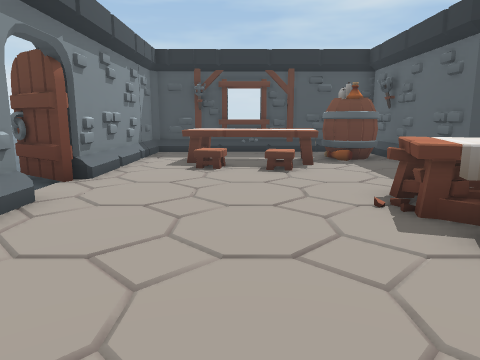
view 1 (above)

16 first-person views from a walk through a Unity game level. The camera is 1.3 m above the floor, tilts 10° down and sees 70° across. The floor is counted in squares, 1 m on a side. Each view is taken from the middle of a square. On the plan, view 1 faces up. The plan holds only what a view shows up to about 15 squares ahead; the rest is blank. The place goes on beyond the plan.

view 2
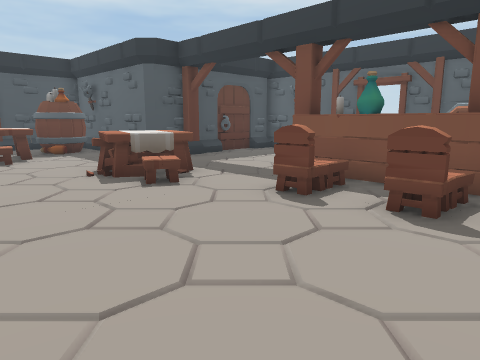

view 3
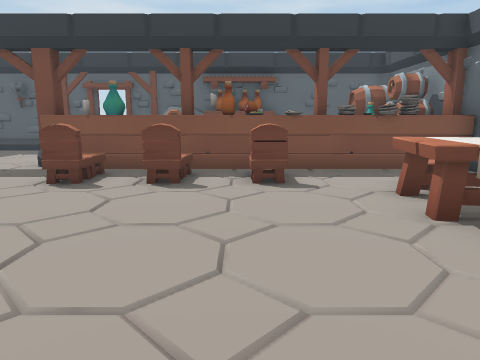

view 4
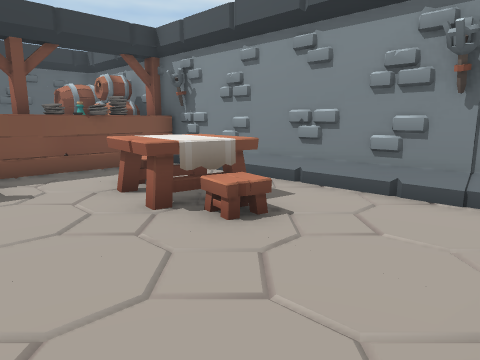

view 5
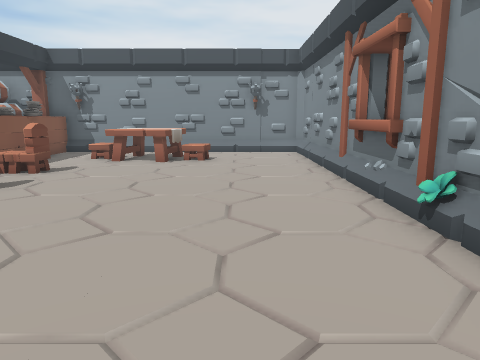

view 6
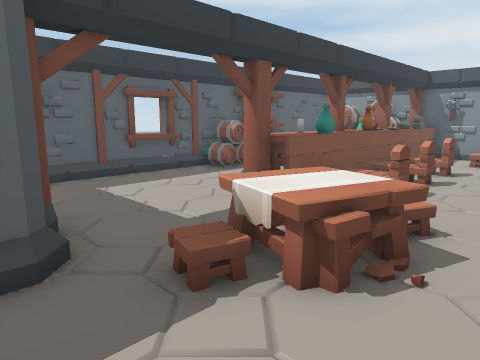

view 7
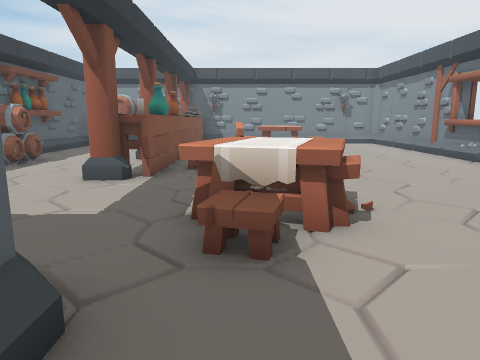

view 8
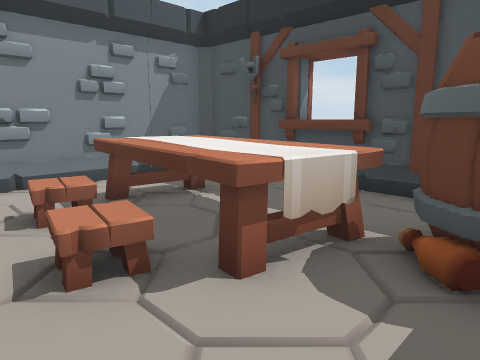

view 9
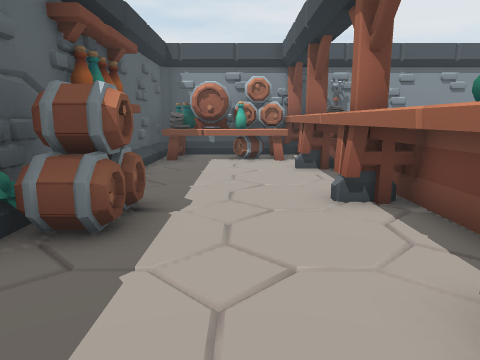

view 10
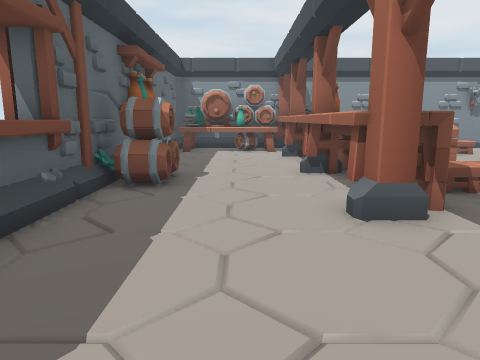

view 11
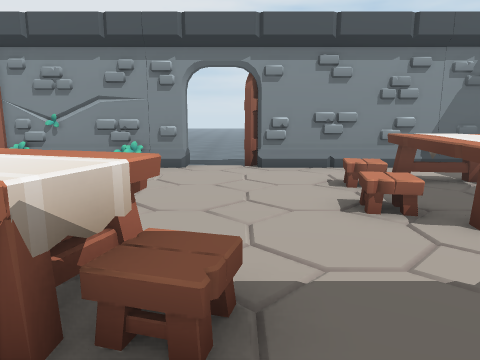

view 12
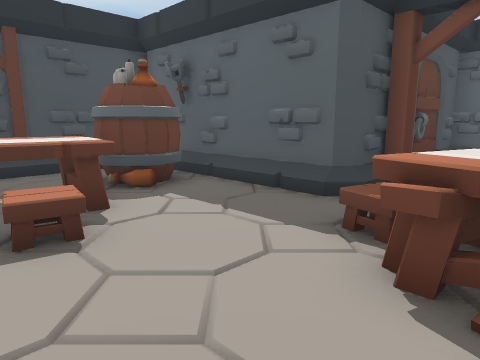

view 13
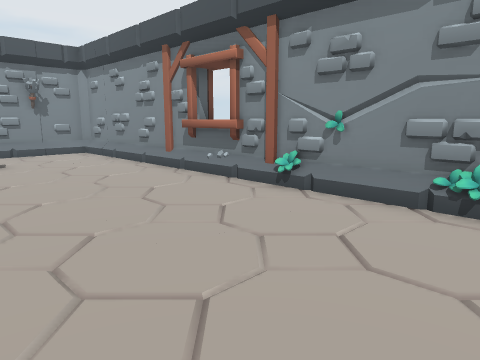

view 14
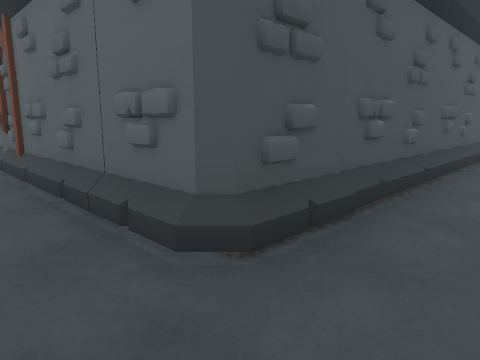

view 15
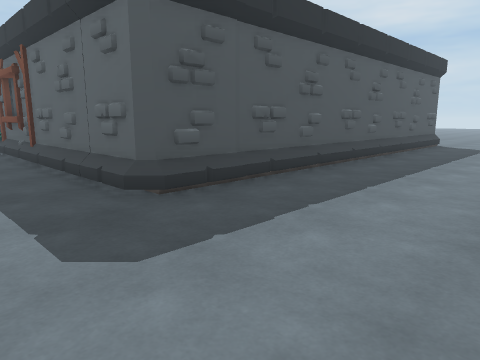

view 16
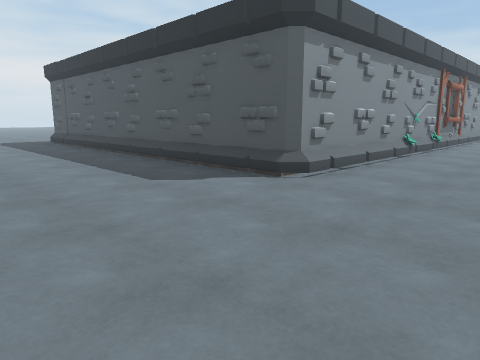

### Floor plan
Points are (right, up) in squares from view 1. A wall is a line through its corners. A room is listed if a view was taken in it or the views show most of it. See-through windows are left out.
Room 1 (views 1, 2, 3, 4, 5, 6, 7, 8, 9, 10, 11, 12, 13)
walls: (-3.3, 0.5) (-3.3, -2.5); (-3.4, 2) (-3.6, 0.8); (-3.7, 1.5) (-3.5, 0.7); (-3.7, 2.8) (-3.4, 1.3); (-3.4, 3.8) (-3.8, 1.9); (5.3, 7.8) (5.3, 13.6); (7.2, 7.4) (6.8, 7.4); (-3.6, 5.5) (-3.6, -9) (-3.3, -9.2) (6.5, -9.2); (11.5, 0.1) (12, 0.3); (11.6, 0.6) (11.6, 4.4); (8.8, 7.6) (8.6, 8); (11.6, 7.8) (5.6, 7.8) (5.3, 8.1); (7.6, -9.2) (11.6, -9.2) (11.9, -8.9) (11.9, 7.9); (3.5, 14.1) (0.6, 14.1); (4, 14.3) (0.5, 14.3); (-0.5, 14.3) (-1.5, 14.3); (-2.4, 14.3) (-3.3, 14.3) (-3.6, 14) (-3.6, 7.5)
low walls: (6.4, 7.6) (5.6, 7.6) (5.1, 8.1) (5.1, 9); (5.1, 9.1) (5.1, 11); (11.6, -0.4) (11.6, 0.5); (0.4, -8.9) (1.1, -8.9); (-1.5, -8.9) (-0.9, -8.9); (9.1, -8.9) (11.1, -8.9)
ways out: opening at (-4, 6.5) to room 2; opening at (0, 14.5) to room 2
objects: table (-2, 10) to (2, 12); table (1, -7) to (3, -6); table (2, 4) to (5, 6); table (3, 6); barrel (3, 11) to (4, 12); chair (4, -4) to (4, -3); chair (4, -2) to (4, -1); chair (4, 0) to (4, 1); table (4, 4); table (6, -9) to (7, -6); table (6, -5) to (7, -4); bottle (6, -3) to (7, -3); table (6, -2); table (6, -1) to (7, 0); bottle (6, 0); other object (6, 1) to (7, 1); table (6, 2) to (7, 2); other object (7, -2); table (8, -8) to (11, -7); other object (11, -1) to (11, 0)
Room 2 (views 14, 15, 16)
walls: (0.6, 14.1) (-1.1, 14.1); (0.5, 14.3) (-0.5, 14.3); (-0.5, 14.9) (-0.5, 14.1); (-3.7, 7.1) (-5.4, 8.3); (12.4, 0.7) (12.4, -2.6); (12.6, -1.3) (12.3, -2.6); (-4.3, -2.5) (-4.3, 0.2); (12.4, -3.5) (12.4, -9.9); (12.5, -9.3) (12.1, -9.7); (12.4, -9.7) (-4.3, -9.7); (-3.6, -9.9) (-4.1, -9.5) (-4.1, 0.5)
low walls: (12.7, -2.5) (12.7, -3.5); (-4.3, -3.4) (-4.3, -2.6); (-4.3, -5.3) (-4.3, -4.6); (-4.3, -6.5) (-4.3, -5.8); (5.1, -9.9) (3.2, -9.9); (3.1, -9.9) (1.2, -9.9); (7.1, -9.9) (5.2, -9.9); (1.1, -9.9) (0.5, -9.9); (9.1, -9.9) (7.2, -9.9); (0.4, -9.9) (-0.8, -9.9); (-0.9, -9.9) (-2.8, -9.9); (11.1, -9.9) (9.2, -9.9); (12.5, -9.6) (12.1, -9.9); (12.4, -9.9) (11.2, -9.9); (-2.9, -9.9) (-3.8, -9.9) (-4.3, -9.5) (-4.3, -8.5)
ways out: opening at (-4, 6.5) to room 1; opening at (0, 14.5) to room 1

Where each view was taken, in squares from view 1:
view 1: 0 up, 0 right, facing up
view 2: 3 down, 1 left, facing up-right
view 3: 3 down, 3 left, facing right
view 4: 3 down, 3 left, facing down-right
view 5: 5 up, 1 left, facing down
view 6: 9 up, 1 right, facing down-right
view 7: 10 up, 4 right, facing down
view 8: 8 up, 4 right, facing up-left
view 9: 4 up, 9 right, facing down
view 10: 7 up, 9 right, facing down
view 11: 7 up, 6 right, facing left
view 12: 5 up, 0 right, facing up-right
view 13: 5 up, 2 right, facing down-left
view 14: 12 down, 6 left, facing up-right
view 15: 15 down, 7 left, facing up-right
view 16: 16 down, 17 right, facing up-left
